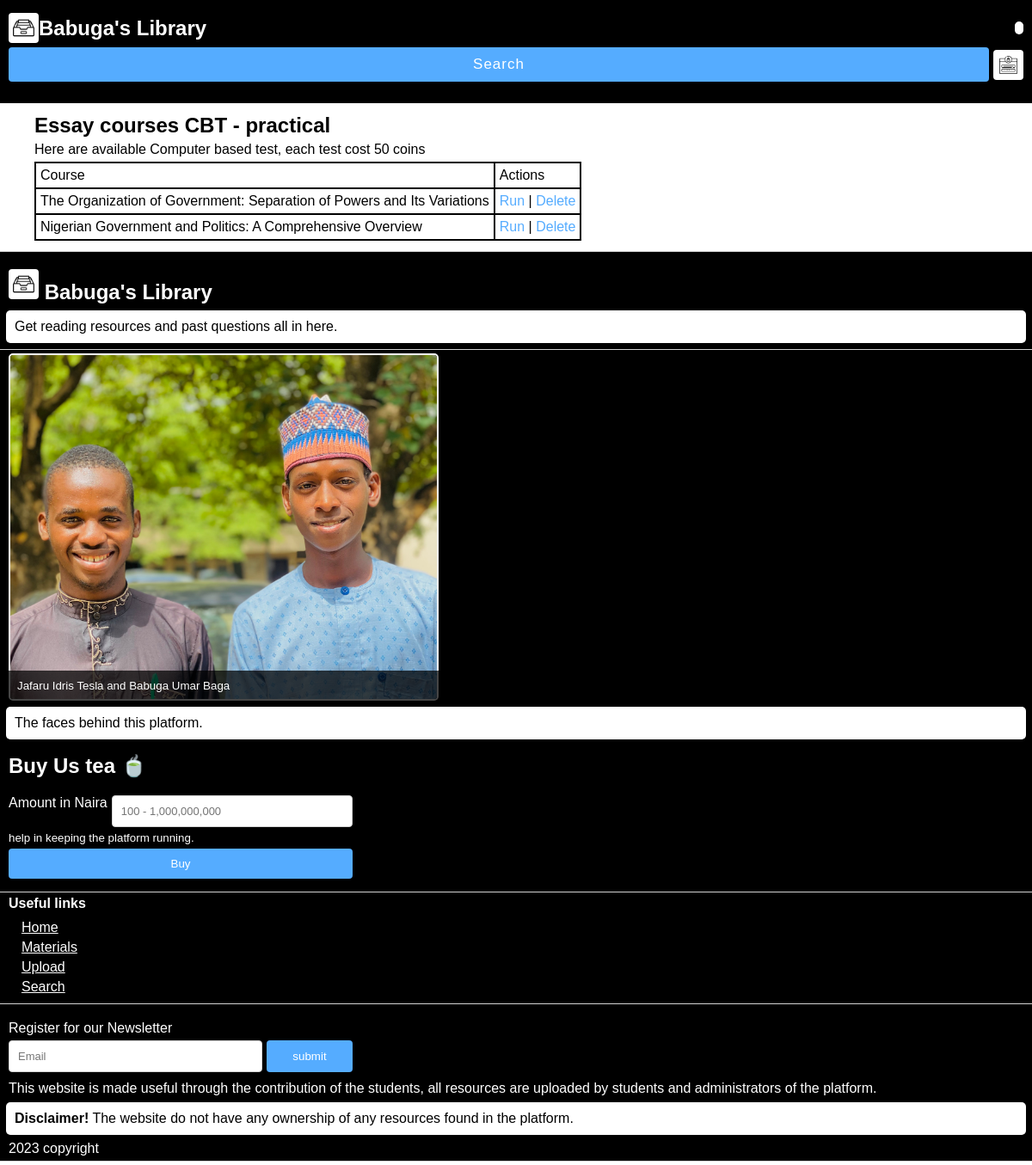
Screenshot of /cbt/essay with the database file from the repository.
### cbt/models.py (models this page shows)
class EssayTest(models.Model):
    topic = models.CharField(max_length=100)
    note = models.TextField()
    questions = models.ManyToManyField("EssayQuestion", blank=True)

### cbt/views.py (the view)
# urls.py: path('essay', views.essay_cbt, name="essay_cbt"),
def essay_cbt(request):
    courses = EssayTest.objects.all()
    return render(request, "cbt/essay_cbt.html", {"courses":courses})

### templates/cbt/essay_cbt.html
{% extends "base.html" %}
{% block content %}
<section>
    <h2>Essay courses CBT - practical</h2>
    <p>Here are available Computer based test, each test cost 50 coins</p>
    <table>
        <thead>
            <tr>
                <td>Course</td>
                <td>Actions</td>
            </tr>
        </thead>
        <tbody>
        {% for c in courses %}
        <tr>
            <td>{{c.topic}}</td>
            <td><a href="{% url "cbt_test_essay" c.id %}">Run</a> | <a href="#">Delete</a></td>
        </tr>
        {% endfor %}
        </tbody>
    </table>
</section>
{% endblock content %}

### static/css/style.css (style rules this page uses)
* { font-family: Arial, sans-serif; padding: 0; margin: 0; box-sizing: border-box; }
:root { --primary-color: #55acff; }
table, td { border-collapse: collapse; border: 2px solid; }
td { padding: 5px; }
a { text-decoration: none; color: var(--primary-color); font-weight: 500; }
p { margin: 5px 0; }
section { padding: 10px; }
section p { margin: 5px 0; }

### rows the page displays
EssayTest: topic "The Organization of Government: Separation of Powers and Its Variations"
EssayTest: topic "Nigerian Government and Politics: A Comprehensive Overview"
